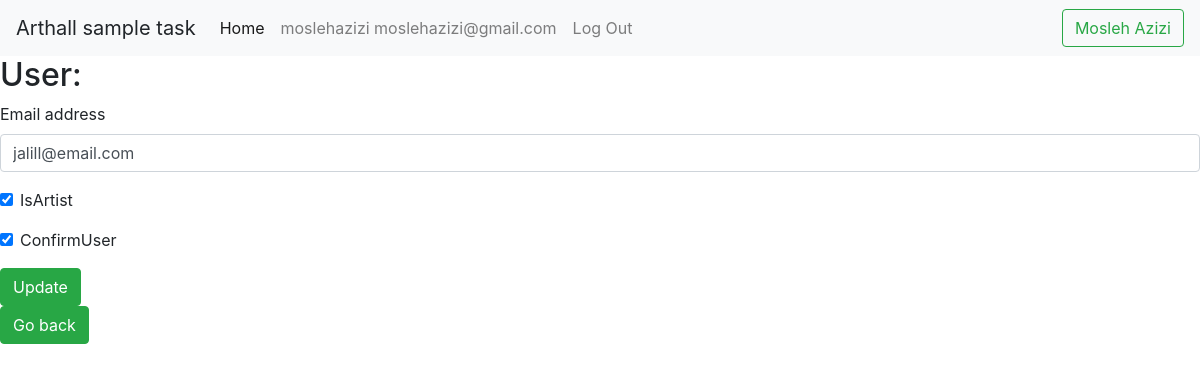
The page /user-update/2/update/ (signed in) on the database as committed earlier.
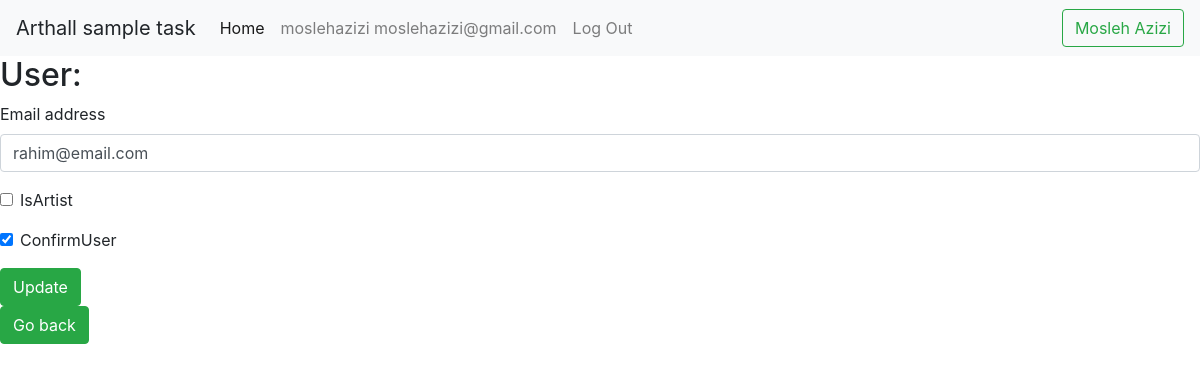
The same page on the database as committed later.
### accounts/models.py (models this page shows, shortened)
class CustomUser(AbstractUser):
    phone_number = PhoneNumberField()
    IsArtist = models.BooleanField(default=True)
    ConfirmUser = models.BooleanField(default=False)

### pages/views.py (the view, shortened to what this page needs)
# urls.py: path('user-update/<int:pk>/update/', UserUpdateView.as_view(), name='user_update'),
class UserUpdateView(LoginRequiredMixin, UpdateView):
    model = CustomUser
    template_name = 'pages/user_update.html'
    fields = ('email', 'IsArtist', 'ConfirmUser',)

### templates/pages/user_update.html (shortened to what this page needs)
{% extends '_base.html' %}
{% load crispy_forms_tags %}
    {% block content %}
        <h2>User:</h2>
        <form method="post">
            {{ form|crispy }}
            <input type="submit" class="btn btn-success" value="Update"></br>
        </form>
        <a href="{{request.META.HTTP_REFERER}}" class='btn btn-success'>Go back</a>
    {% endblock content %}

Rows that differ between the two databases and show on the page:
changed CustomUser: email "jalill@email.com" → "rahim@email.com"; IsArtist "☑" → "☐"
